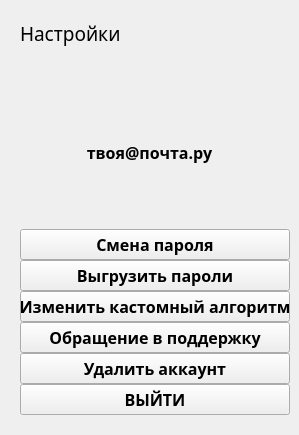
           <widget class="QWidget" name="settings" native="true">
            <property name="sizePolicy">
             <sizepolicy hsizetype="Expanding" vsizetype="Expanding">
              <horstretch>0</horstretch>
              <verstretch>0</verstretch>
             </sizepolicy>
            </property>
            <property name="minimumSize">
             <size>
              <width>0</width>
              <height>0</height>
             </size>
            </property>
            <property name="maximumSize">
             <size>
              <width>0</width>
              <height>16777215</height>
             </size>
            </property>
            <layout class="QVBoxLayout" name="verticalLayout_5">
             <property name="spacing">
              <number>10</number>
             </property>
             <property name="leftMargin">
              <number>0</number>
             </property>
             <property name="topMargin">
              <number>0</number>
             </property>
             <property name="rightMargin">
              <number>0</number>
             </property>
             <property name="bottomMargin">
              <number>0</number>
             </property>
             <item>
              <widget class="QWidget" name="title_2" native="true">
               <property name="sizePolicy">
                <sizepolicy hsizetype="Ignored" vsizetype="Fixed">
                 <horstretch>0</horstretch>
                 <verstretch>0</verstretch>
                </sizepolicy>
               </property>
               <layout class="QVBoxLayout" name="verticalLayout_8">
                <property name="spacing">
                 <number>0</number>
                </property>
                <property name="leftMargin">
                 <number>20</number>
                </property>
                <property name="topMargin">
                 <number>20</number>
                </property>
                <property name="rightMargin">
                 <number>0</number>
                </property>
                <property name="bottomMargin">
                 <number>20</number>
                </property>
                <item>
                 <widget class="QLabel" name="label_2">
                  <property name="font">
                   <font>
                    <family>Segoe UI Semilight</family>
                    <pointsize>14</pointsize>
                   </font>
                  </property>
                  <property name="text">
                   <string>Настройки</string>
                  </property>
                  <property name="alignment">
                   <set>Qt::AlignLeading|Qt::AlignLeft|Qt::AlignVCenter</set>
                  </property>
                 </widget>
                </item>
               </layout>
              </widget>
             </item>
             <item>
              <spacer name="verticalSpacer_6">
               <property name="orientation">
                <enum>Qt::Vertical</enum>
               </property>
               <property name="sizeHint" stdset="0">
                <size>
                 <width>20</width>
                 <height>40</height>
                </size>
               </property>
              </spacer>
             </item>
             <item alignment="Qt::AlignHCenter|Qt::AlignTop">
              <widget class="QWidget" name="user" native="true">
               <property name="sizePolicy">
                <sizepolicy hsizetype="Expanding" vsizetype="Fixed">
                 <horstretch>0</horstretch>
                 <verstretch>0</verstretch>
                </sizepolicy>
               </property>
               <layout class="QVBoxLayout" name="verticalLayout">
                <property name="spacing">
                 <number>10</number>
                </property>
                <property name="leftMargin">
                 <number>0</number>
                </property>
                <property name="topMargin">
                 <number>0</number>
                </property>
                <property name="rightMargin">
                 <number>0</number>
                </property>
                <property name="bottomMargin">
                 <number>0</number>
                </property>
                <item alignment="Qt::AlignHCenter">
                 <widget class="QLabel" name="userIcon">
                  <property name="sizePolicy">
                   <sizepolicy hsizetype="Fixed" vsizetype="Fixed">
                    <horstretch>0</horstretch>
                    <verstretch>0</verstretch>
                   </sizepolicy>
                  </property>
                  <property name="maximumSize">
                   <size>
                    <width>80</width>
                    <height>80</height>
                   </size>
                  </property>
                  <property name="text">
                   <string/>
                  </property>
                  <property name="pixmap">
                   <pixmap resource="../icon.qrc">:/pics/res/user.svg</pixmap>
                  </property>
                  <property name="scaledContents">
                   <bool>true</bool>
                  </property>
                  <property name="alignment">
                   <set>Qt::AlignCenter</set>
                  </property>
                  <property name="wordWrap">
                   <bool>false</bool>
                  </property>
                 </widget>
                </item>
                <item>
                 <widget class="QLabel" name="username">
                  <property name="sizePolicy">
                   <sizepolicy hsizetype="Expanding" vsizetype="Fixed">
                    <horstretch>0</horstretch>
                    <verstretch>0</verstretch>
                   </sizepolicy>
                  </property>
                  <property name="font">
                   <font>
                    <family>Segoe UI Semibold</family>
                    <pointsize>12</pointsize>
                    <bold>true</bold>
                   </font>
                  </property>
                  <property name="text">
                   <string>твоя@почта.ру</string>
                  </property>
                  <property name="alignment">
                   <set>Qt::AlignCenter</set>
                  </property>
                 </widget>
                </item>
               </layout>
              </widget>
             </item>
             <item>
              <spacer name="verticalSpacer_4">
               <property name="orientation">
                <enum>Qt::Vertical</enum>
               </property>
               <property name="sizeHint" stdset="0">
                <size>
                 <width>20</width>
                 <height>40</height>
                </size>
               </property>
              </spacer>
             </item>
             <item>
              <widget class="QWidget" name="buttons" native="true">
               <property name="sizePolicy">
                <sizepolicy hsizetype="Expanding" vsizetype="Expanding">
                 <horstretch>0</horstretch>
                 <verstretch>0</verstretch>
                </sizepolicy>
               </property>
               <layout class="QVBoxLayout" name="verticalLayout_9">
                <property name="spacing">
                 <number>0</number>
                </property>
                <property name="leftMargin">
                 <number>20</number>
                </property>
                <property name="topMargin">
                 <number>15</number>
                </property>
                <property name="bottomMargin">
                 <number>20</number>
                </property>
                <item>
                 <widget class="QPushButton" name="pssChangeBtn">
                  <property name="sizePolicy">
                   <sizepolicy hsizetype="Fixed" vsizetype="Fixed">
                    <horstretch>0</horstretch>
                    <verstretch>0</verstretch>
                   </sizepolicy>
                  </property>
                  <property name="minimumSize">
                   <size>
                    <width>270</width>
                    <height>30</height>
                   </size>
                  </property>
                  <property name="font">
                   <font>
                    <family>Segoe UI Semibold</family>
                    <pointsize>12</pointsize>
                    <bold>true</bold>
                   </font>
                  </property>
                  <property name="cursor">
                   <cursorShape>PointingHandCursor</cursorShape>
                  </property>
                  <property name="text">
                   <string>Смена пароля</string>
                  </property>
                 </widget>
                </item>
                <item>
                 <widget class="QPushButton" name="uploadBtn">
                  <property name="sizePolicy">
                   <sizepolicy hsizetype="Fixed" vsizetype="Fixed">
                    <horstretch>0</horstretch>
                    <verstretch>0</verstretch>
                   </sizepolicy>
                  </property>
                  <property name="minimumSize">
                   <size>
                    <width>270</width>
                    <height>30</height>
                   </size>
                  </property>
                  <property name="font">
                   <font>
                    <family>Segoe UI Semibold</family>
                    <pointsize>12</pointsize>
                    <bold>true</bold>
                   </font>
                  </property>
                  <property name="cursor">
                   <cursorShape>PointingHandCursor</cursorShape>
                  </property>
                  <property name="text">
                   <string>Выгрузить пароли</string>
                  </property>
                 </widget>
                </item>
                <item>
                 <widget class="QPushButton" name="customBtn">
                  <property name="sizePolicy">
                   <sizepolicy hsizetype="Fixed" vsizetype="Fixed">
                    <horstretch>0</horstretch>
                    <verstretch>0</verstretch>
                   </sizepolicy>
                  </property>
                  <property name="minimumSize">
                   <size>
                    <width>270</width>
                    <height>30</height>
                   </size>
                  </property>
                  <property name="font">
                   <font>
                    <family>Segoe UI Semibold</family>
                    <pointsize>12</pointsize>
                    <bold>true</bold>
                   </font>
                  </property>
                  <property name="cursor">
                   <cursorShape>PointingHandCursor</cursorShape>
                  </property>
                  <property name="text">
                   <string>Изменить кастомный алгоритм</string>
                  </property>
                 </widget>
                </item>
                <item>
                 <widget class="QPushButton" name="supportBtn">
                  <property name="sizePolicy">
                   <sizepolicy hsizetype="Fixed" vsizetype="Fixed">
                    <horstretch>0</horstretch>
                    <verstretch>0</verstretch>
                   </sizepolicy>
                  </property>
                  <property name="minimumSize">
                   <size>
                    <width>270</width>
                    <height>30</height>
                   </size>
                  </property>
                  <property name="font">
                   <font>
                    <family>Segoe UI Semibold</family>
                    <pointsize>12</pointsize>
                    <bold>true</bold>
                   </font>
                  </property>
                  <property name="cursor">
                   <cursorShape>PointingHandCursor</cursorShape>
                  </property>
                  <property name="text">
                   <string>Обращение в поддержку</string>
                  </property>
                 </widget>
                </item>
                <item>
                 <widget class="QPushButton" name="delAccButton">
                  <property name="sizePolicy">
                   <sizepolicy hsizetype="Fixed" vsizetype="Fixed">
                    <horstretch>0</horstretch>
                    <verstretch>0</verstretch>
                   </sizepolicy>
                  </property>
                  <property name="minimumSize">
                   <size>
                    <width>270</width>
                    <height>30</height>
                   </size>
                  </property>
                  <property name="font">
                   <font>
                    <family>Segoe UI Semibold</family>
                    <pointsize>12</pointsize>
                    <bold>true</bold>
                   </font>
                  </property>
                  <property name="cursor">
                   <cursorShape>PointingHandCursor</cursorShape>
                  </property>
                  <property name="text">
                   <string>Удалить аккаунт</string>
                  </property>
                 </widget>
                </item>
                <item alignment="Qt::AlignLeft">
                 <widget class="QPushButton" name="quitBtn">
                  <property name="sizePolicy">
                   <sizepolicy hsizetype="Expanding" vsizetype="Fixed">
                    <horstretch>0</horstretch>
                    <verstretch>0</verstretch>
                   </sizepolicy>
                  </property>
                  <property name="minimumSize">
                   <size>
                    <width>270</width>
                    <height>30</height>
                   </size>
                  </property>
                  <property name="font">
                   <font>
                    <family>Segoe UI Semibold</family>
                    <pointsize>12</pointsize>
                    <bold>true</bold>
                   </font>
                  </property>
                  <property name="cursor">
                   <cursorShape>PointingHandCursor</cursorShape>
                  </property>
                  <property name="text">
                   <string>ВЫЙТИ</string>
                  </property>
                 </widget>
                </item>
               </layout>
              </widget>
             </item>
            </layout>
           </widget>
